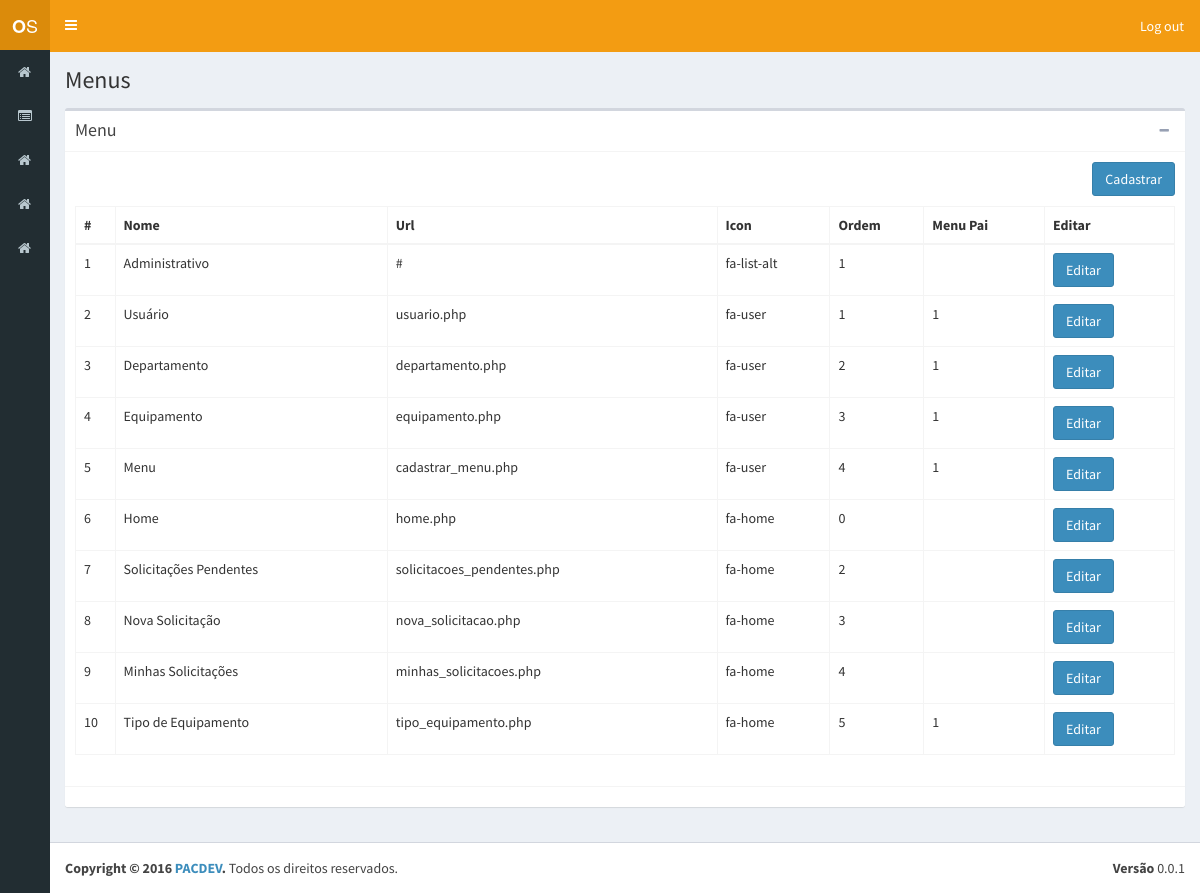
Page /cadastrar_menu.php (signed in) on the committed database.
### tables this page shows
CREATE TABLE `menu` (
  `id` bigint(20) NOT NULL AUTO_INCREMENT,
  `nome` varchar(60) NOT NULL,
  `url` varchar(50) NOT NULL,
  `icon` varchar(30) NOT NULL,
  `ordem` int(11) NOT NULL,
  `url_pai` varchar(50) NOT NULL,
  PRIMARY KEY (`id`)
);

### src/configs/config.php (called while the page is built, shortened)
<?php
$connection = Db::getInstance();
if(!isset($public)){
  $statement = $connection->prepare('SELECT m.id, m.nome, m.url, m.icon
                                    FROM menu m
                                    INNER JOIN grupo_menu gm ON gm.menu_id = m.id
                                    INNER JOIN usuario u ON u.grupo_id = gm.grupo_id
                                    where u.id = '.$_SESSION['usuario']['id']);
  $statement->execute();
  $acesso = $statement->fetchAll(PDO::FETCH_ASSOC);
}
?>

### src/cadastrar_menu.php (the view, shortened to what this page needs)
<?php
include_once("configs/config.php");
$connection = Db::getInstance();
$statement = $connection->prepare('SELECT * FROM menu');
$statement->execute();
$lista = $statement->fetchAll(PDO::FETCH_ASSOC);
?><!DOCTYPE html>
<html>
<head>
  <link rel="stylesheet" href="assets/bootstrap/css/bootstrap.min.css">
  <link rel="stylesheet" href="https://cdnjs.cloudflare.com/ajax/libs/font-awesome/4.5.0/css/font-awesome.min.css">
  <link rel="stylesheet" href="https://cdnjs.cloudflare.com/ajax/libs/ionicons/2.0.1/css/ionicons.min.css">
  <link rel="stylesheet" href="assets/dist/css/AdminLTE.min.css">
  <link rel="stylesheet" href="assets/dist/css/skins/_all-skins.min.css">
</head>
<body class="hold-transition skin-yellow sidebar-collapse sidebar-mini">
  <div class="wrapper">
    <?php include_once("header.php"); ?>
    <?php include_once("menu.php"); ?>
    <div class="content-wrapper">
      <section class="content-header">
        <h1>
          Menus
        </h1>
      </section>
      <section class="content">
        <div class="box">
          <div class="box-header with-border">
            <h3 class="box-title">Menu</h3>
            <div class="box-tools pull-right">
              <button type="button" class="btn btn-box-tool" data-widget="collapse" data-toggle="tooltip" title="Minimizar">
                <i class="fa fa-minus"></i></button>
              </div>
            </div>
            <div class="box-body">
              <button type="button" class="btn btn-primary pull-right" style="margin-bottom: 10px;" data-toggle="modal" data-id='0' data-target="#cadastrarModal">
                Cadastrar
              </button>
              <table id="table" class="table table-bordered table-hover">
                <thead>
                  <tr>
                    <th>#</th>
                    <th>Nome</th>
                    <th>Url</th>
                    <th>Icon</th>
                    <th>Ordem</th>
                    <th>Menu Pai</th>
                    <th>Editar</th>
                  </tr>
                </thead>
                <tbody>
                  <?php
                  if(!empty($lista)){
                    foreach($lista as $item){
                      echo '<tr>';
                      echo "<td>{$item['id']}</td>";
                      echo "<td>{$item['nome']}</td>";
                      echo "<td>{$item['url']}</td>";
                      echo "<td>{$item['icon']}</td>";
                      echo "<td>{$item['ordem']}</td>";
                      echo "<td>{$item['url_pai']}</td>";
                      echo "<td><button type='button' class='btn btn-primary' data-toggle='modal' data-target='#cadastrarModal' data-id='{$item['id']}' data-nome='{$item['nome']}' data-url='{$item['url']}' data-icon='{$item['icon']}' data-ordem='{$item['ordem']}' data-menu_pai='{$item['url_pai']}'>Editar</button></td>";
                      echo '</tr>';
                    }
                  }
                  ?>
                </tbody>
              </table>
            </div>
            <div class="box-footer">
            </div>
          </div>
        </section>
      </div>
      <?php include_once("footer.php"); ?>
    </div>
  </body>
  </html>

### src/menu.php (shortened to what this page needs)
<?php
include_once("configs/config.php");
$connection = Db::getInstance();
$statement = $connection->prepare('SELECT m.id, m.nome, m.url, m.icon
	FROM menu m
	INNER JOIN grupo_menu gm ON gm.menu_id = m.id
	INNER JOIN usuario u ON u.grupo_id = gm.grupo_id
	where u.id = '.$_SESSION['usuario']['id'].'
	and (url_pai is null or url_pai = \'\') ORDER BY ordem ASC');
$statement->execute();
$_SESSION['menu'] = $statement->fetchAll(PDO::FETCH_ASSOC);
?>
<aside class="main-sidebar">
	<section class="sidebar">
		<ul class="sidebar-menu">
			<?php
			foreach($_SESSION['menu'] as $menu){
				if($menu['url'] != '#'){
					echo '  <li>
					<a href="'.$menu['url'].'">
						<i class="fa '.$menu['icon'].'"></i> <span>'.$menu['nome'].'</span>
					</a>
				</li>';
			}else{
				echo '  <li class="treeview">
				<a href="#">
					<i class="fa '.$menu['icon'].'"></i> <span>'.$menu['nome'].'</span>
					<span class="pull-right-container">
						<i class="fa fa-angle-left pull-right"></i>
					</span>
				</a>
				<ul class="treeview-menu">';
					echo '</ul>
				</li>';
			}
		}
		?>
	</ul>
</section>
</aside>

### rows in the picture
menu: id "6", nome "Home", url "home.php", icon "fa-home", ordem "0"
menu: id "1", nome "Administrativo", url "#", icon "fa-list-alt", ordem "1"
menu: id "7", nome "Solicitações Pendentes", url "solicitacoes_pendentes.php", icon "fa-home", ordem "2"
menu: id "8", nome "Nova Solicitação", url "nova_solicitacao.php", icon "fa-home", ordem "3"
menu: id "9", nome "Minhas Solicitações", url "minhas_solicitacoes.php", icon "fa-home", ordem "4"
menu: id "2", nome "Usuário", url "usuario.php", icon "fa-user", ordem "1", url_pai "1"
menu: id "3", nome "Departamento", url "departamento.php", icon "fa-user", ordem "2", url_pai "1"
menu: id "4", nome "Equipamento", url "equipamento.php", icon "fa-user", ordem "3", url_pai "1"
menu: id "5", nome "Menu", url "cadastrar_menu.php", icon "fa-user", ordem "4", url_pai "1"
menu: id "10", nome "Tipo de Equipamento", url "tipo_equipamento.php", icon "fa-home", ordem "5", url_pai "1"
